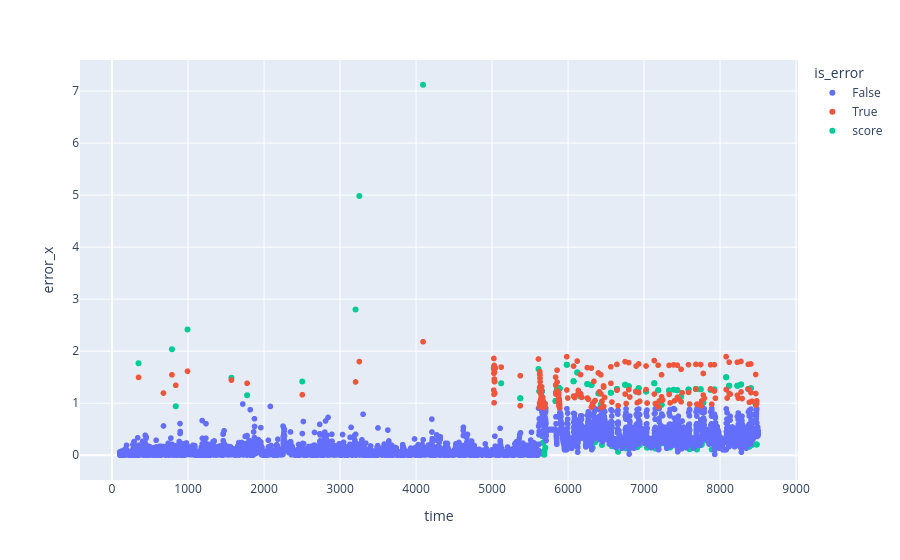

Notebook code cell kept with this figure:
### Code cell
import plotly.express as px
fig = px.scatter(final_test_pred_df, x="time", y="error_x", color="is_error")
fig.add_trace(go.Scatter(x=final_test_pred_df["time"], y=final_test_pred_df["score"], mode='markers', name='score'))
fig.show()
# fig.add_trace(go.Scatter(x=final_test_pred_df["time"], y=final_test_pred_df["is_error"], mode='markers', name='is_anomaly'))

### Figure 1 — Plotly figure (JSON) as saved in the notebook; plotly's stock layout.template omitted (floating-point values rounded to 4 significant figures; data arrays with more than 128 entries replaced by an {"elided": "..."} marker saying what was removed)
{"data": [{"hovertemplate": "is_error=False<br>time=%{x}<br>error_x=%{y}<extra></extra>", "legendgroup": "False", "marker": {"color": "#636efa", "symbol": "circle"}, "mode": "markers", "name": "False", "showlegend": true, "type": "scattergl", "x": {"elided": "8180 int values"}, "xaxis": "x", "y": {"elided": "8180 float values"}, "yaxis": "y"}, {"hovertemplate": "is_error=True<br>time=%{x}<br>error_x=%{y}<extra></extra>", "legendgroup": "True", "marker": {"color": "#EF553B", "symbol": "circle"}, "mode": "markers", "name": "True", "showlegend": true, "type": "scattergl", "x": {"elided": "225 int values"}, "xaxis": "x", "y": {"elided": "225 float values"}, "yaxis": "y"}, {"mode": "markers", "name": "score", "type": "scatter", "x": {"elided": "8405 int values"}, "y": {"elided": "8405 mixed values"}}], "layout": {"legend": {"title": {"text": "is_error"}, "tracegroupgap": 0}, "margin": {"t": 60}, "xaxis": {"anchor": "y", "domain": [0, 1], "title": {"text": "time"}}, "yaxis": {"anchor": "x", "domain": [0, 1], "title": {"text": "error_x"}}}}
